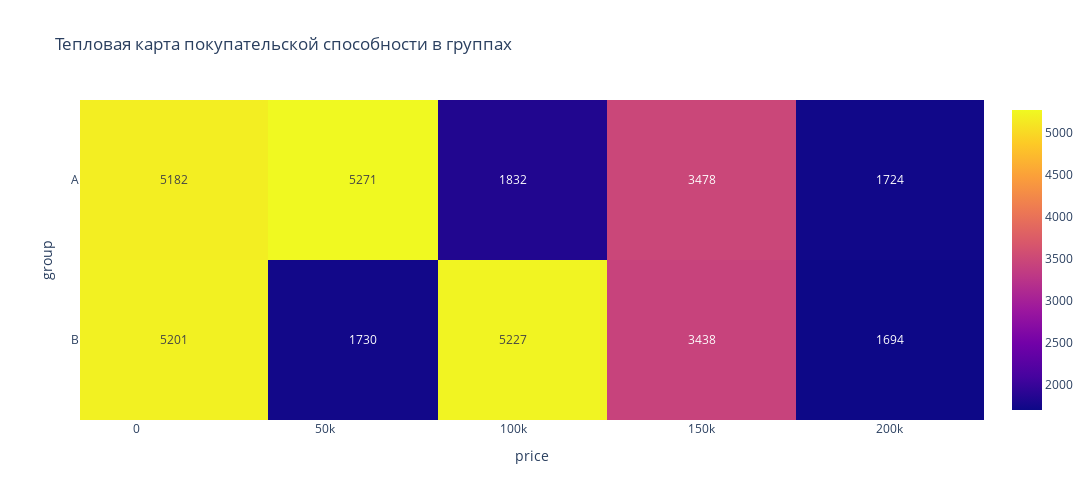

The notebook cell saved with this chart:
### Markdown cell above
Визуализируйте полученную сводную таблицу с помощью тепловой карты с аннотацией. 
Чему равно количество проданных туров за 60000 рублей в группах?

### Code cell
import plotly.express as px
fig = px.imshow(img=(pivot),
          x=list(pivot.columns),
          y=list(pivot.index),
          title='Тепловая карта покупательской способности в группах',
          labels={'x':'price', 'y':'group'},
          text_auto=True)
fig.update_layout(width=1500, height=500)
fig.show()

### Figure 1 — Plotly figure (JSON) as saved in the notebook; plotly's stock layout.template omitted (floating-point values rounded to 4 significant figures)
{"data": [{"coloraxis": "coloraxis", "hovertemplate": "price: %{x}<br>group: %{y}<br>color: %{z}<extra></extra>", "name": "0", "texttemplate": "%{z}", "type": "heatmap", "x": [10000, 60000, 100000, 150000, 200000], "xaxis": "x", "y": ["A", "B"], "yaxis": "y", "z": [[5182, 5271, 1832, 3478, 1724], [5201, 1730, 5227, 3438, 1694]]}], "layout": {"coloraxis": {"colorscale": [[0, "#0d0887"], [0.1111, "#46039f"], [0.2222, "#7201a8"], [0.3333, "#9c179e"], [0.4444, "#bd3786"], [0.5556, "#d8576b"], [0.6667, "#ed7953"], [0.7778, "#fb9f3a"], [0.8889, "#fdca26"], [1, "#f0f921"]]}, "height": 500, "title": {"text": "Тепловая карта покупательской способности в группах"}, "width": 1500, "xaxis": {"anchor": "y", "constrain": "domain", "domain": [0, 1], "scaleanchor": "y", "title": {"text": "price"}}, "yaxis": {"anchor": "x", "autorange": "reversed", "constrain": "domain", "domain": [0, 1], "title": {"text": "group"}}}}
